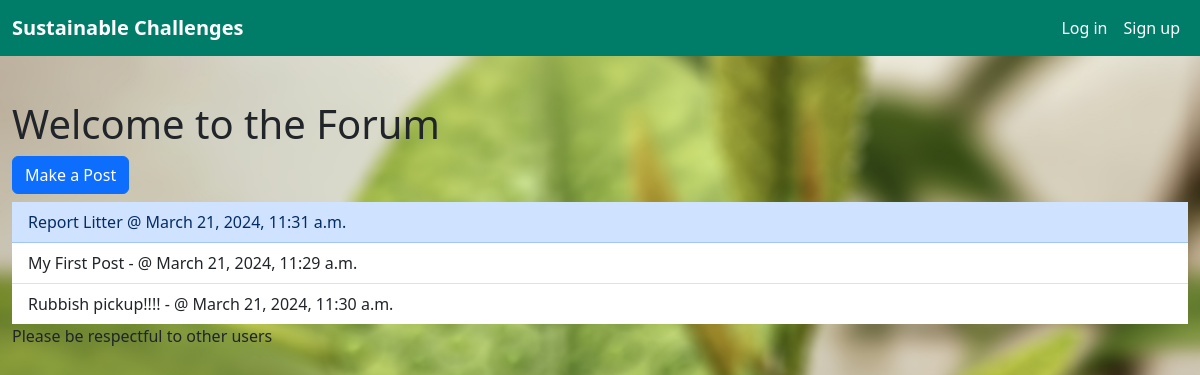
The app's page /forum/forum/, older data.
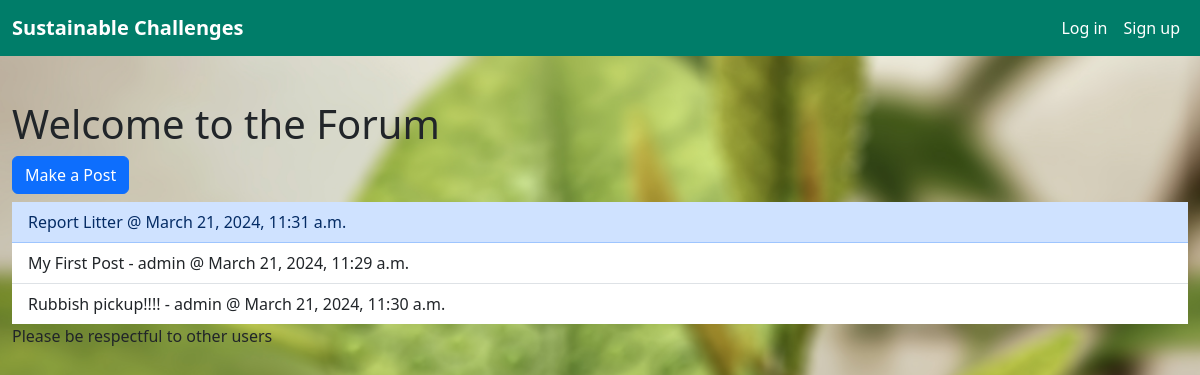
The same page, newer data.
### forum/models.py (models this page shows, shortened)
class Post(models.Model):
    post_name = models.CharField("Post Name", max_length=100)
    post_text = models.CharField("Post Text", max_length=400)
    poster = models.ForeignKey(User, on_delete=models.CASCADE, default=None, verbose_name="Poster")
    post_date = models.DateTimeField("Date Posted", default=timezone.now)
    class Meta:
        abstract = True

class Suggestion(Post):
    endorsements = models.IntegerField(default=1)

### authuser/models.py (models this page shows, shortened)
class User(AbstractBaseUser, PermissionsMixin):
    email = models.EmailField(unique=True)
    username = models.CharField(max_length=30, unique=True, default="")
    first_name = models.CharField(max_length=30, default="")
    last_name = models.CharField(max_length=30, default="")
    points = models.IntegerField(default=0)
    level = models.IntegerField(default=1)
    tasks_till_next = models.IntegerField(default=1)
    GAME_MANAGER = None
    is_active = models.BooleanField(default=True)
    is_superuser = models.BooleanField(default=False)
    is_staff = models.BooleanField(default=False)
    date_joined = models.DateTimeField(default=timezone.now)
    last_login = models.DateTimeField(blank=True, null=True)
    objects = CustomUserManager()
    USERNAME_FIELD = 'email'
    EMAIL_FIELD = 'email'
    REQUIRED_FIELDS = []
    groups = models.ManyToManyField(
        'auth.Group',
        related_name='user_groups',
        blank=True,
        verbose_name='groups',
        help_text='The groups this user belongs to. A user will get all permissions granted to these groups.',
    )
    user_permissions = models.ManyToManyField(
        'auth.Permission',
        related_name='user_permissions',
        blank=True,
        verbose_name='user permissions',
        help_text='Specific permissions for this user.',
        related_query_name='user',
    )
    class Meta:
        verbose_name = 'User'
        verbose_name_plural = 'Users'

### forum/views.py (the view)
# urls.py: path("forum/", views.forum, name="forum"),
def forum(request):
    suggestions = Suggestion.objects.order_by("post_date")
    annoucements = Annoucement.objects.filter(active=True).order_by("post_date")
    return render(request, "forum.html", {"suggestions": suggestions,
                                          'announcements': annoucements,
                                          "is_staff": request.user.is_staff})

### forum/templates/forum.html (shortened to what this page needs)
{% extends 'home/base.html'%}
{%block content%}
{% load static %}
<h1>Welcome to the Forum</h1>
<h2><a class="btn btn-primary" href="{% url 'forum:post' %}">Make a Post</a><br/></h2>
{% if announcements or suggestions %}
    <ul class="list-group list-group-flush">
        {%for announcement in announcements%}
        <a class="list-group-item list-group-item-primary list-group-item-action" href="announcement/{{announcement.id}}">{{ announcement.post_name }} @ {{ announcement.post_date }}</a>
        {% endfor %}
        {%for suggestion in suggestions %}
        <a class="list-group-item list-group-item-action" href="suggestion/{{suggestion.id}}">{{ suggestion.post_name }} - {{ suggestion.poster.username }} @ {{ suggestion.post_date }}</a>
        {% endfor %}
    </ul>
{% else %}
    <p>No instances are available.</p>
{% endif %}
<p>Please be respectful to other users</p>
{%endblock%}

Row changes from the older to the newer data that the page shows:
changed through a linked row, Suggestion "My First Post": poster.username (not shown) → "admin"
changed through a linked row, Suggestion "Rubbish pickup!!!!": poster.username (not shown) → "admin"
